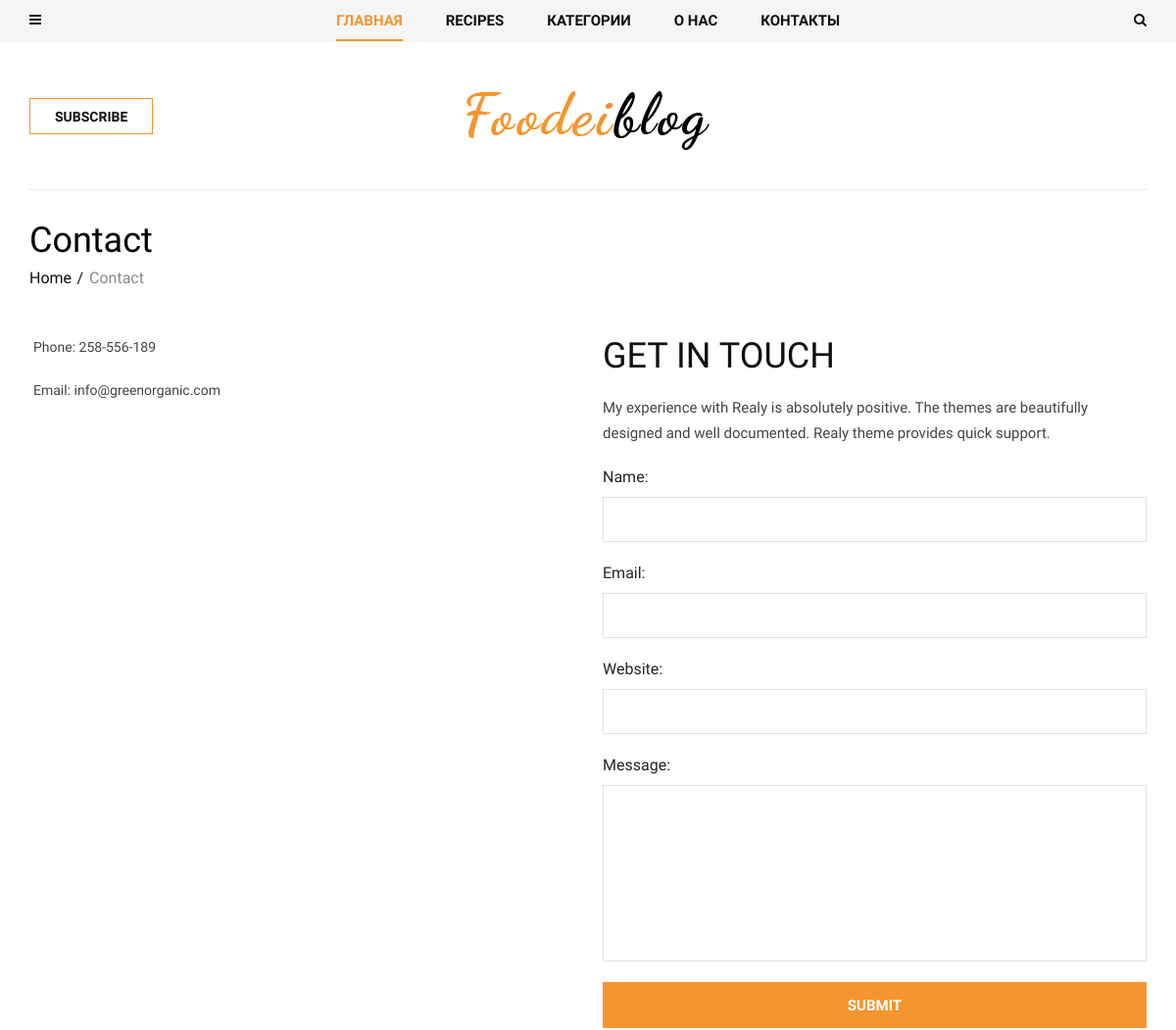
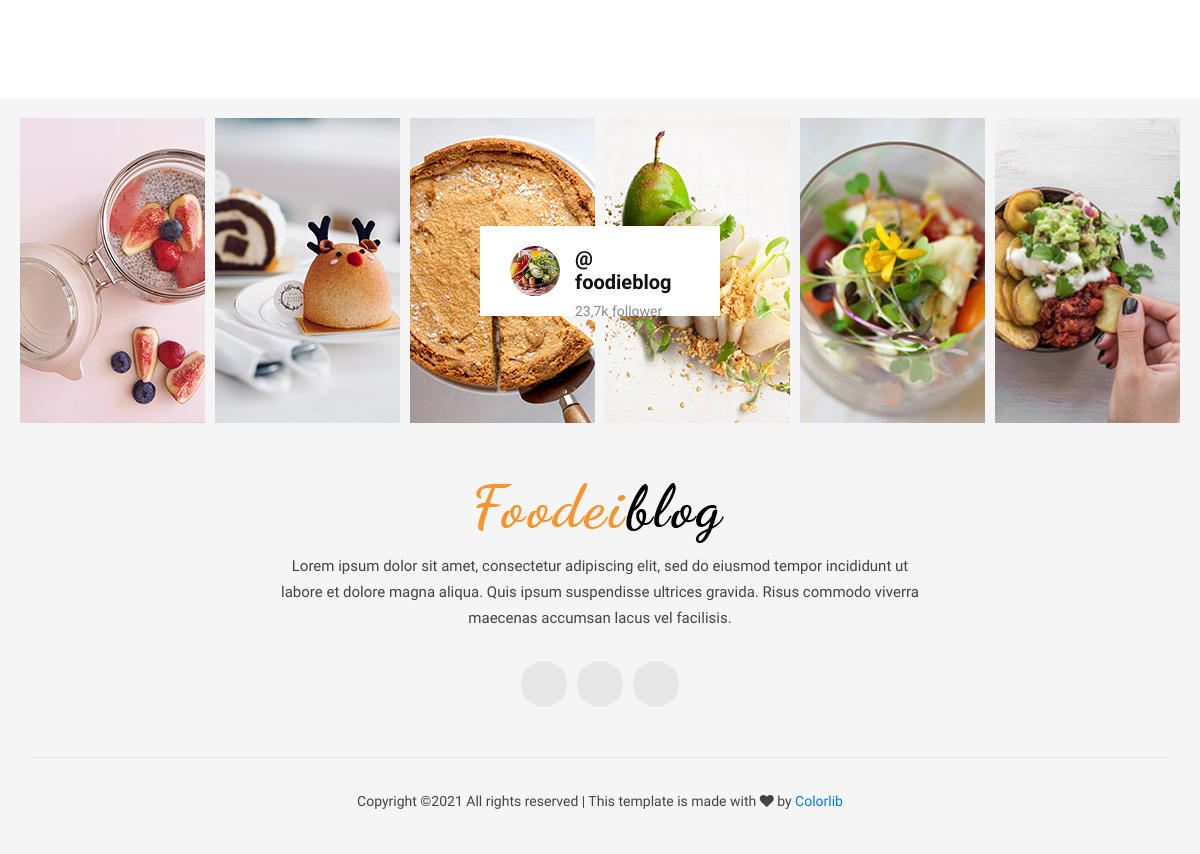
/contact/contact/, run on the app's committed database (2 pictures, top to bottom).
### contact/models.py (models this page shows, shortened)
class ContactLink(models.Model):
    icon = models.FileField(upload_to='icons')
    name = models.CharField(max_length=200)

### contact/views.py (the view)
# urls.py: path('contact/', ContactView.as_view(), name='contact'),
class ContactView(View):
    def get(self, request):
        contacts = ContactLink.objects.all()
        form = ContactForm()
        return render(request, 'contact/contact.html',
                      {'contacts': contacts, 'form': form, })

### contact/forms.py
class ContactForm(forms.ModelForm):
    class Meta:
        model = ContactModel
        fields = '__all__'

### blog/models.py (called while the page is built)
    def get_absolute_url(self):
        return reverse('post_single', kwargs={'slug': self.category.slug,
                                              'post_slug': self.slug})

### blog/templatetags/menu_tags.py (called while the page is built)
def get_all_categories():
    return Category.objects.all()

@register.inclusion_tag('blog/include/tags/top_menu.html')
def get_categories():
    categories = get_all_categories()
    return {'list_category': categories}

@register.inclusion_tag('blog/include/tags/recipes_tag.html')
def get_last_posts():
    posts = Post.objects.all().select_related('category').order_by('-id')[:5]
    return {'list_last_post': posts}

### contact/templatetags/social_tags.py (called while the page is built)
@register.simple_tag()
def get_social_links():
    return Social.objects.all()

@register.simple_tag()
def get_about():
    return About.objects.last()

### templates/contact/contact.html (shortened to what this page needs)
{% extends 'base.html' %}
{% block content %}
    <section class="contact spad">
        <div class="container">
            <div class="contact__text">
                <div class="row">
                    <div class="col-lg-12">
                        <div class="breadcrumb__text">
                            <h2>Contact</h2>
                            <div class="breadcrumb__option">
                                <a href="{% url 'home' %}">Home</a>
                                <span>Contact</span>
                            </div>
                        </div>
                    </div>
                </div>
                <div class="row">
                    <div class="col-lg-6 col-md-6">
                        <div class="contact__widget">
                            <ul>
                                {% for contact in contacts %}
                                    <li>
                                        <span>{{ contact.name }}</span>
                                    </li>
                                {% endfor %}
                            </ul>
                        </div>
                    </div>
                    <div class="col-lg-6 col-md-6">
                        <div class="contact__form">
                            <div class="contact__form__title">
                                <h2>gET IN TOUCH</h2>
                                <p>My experience with Realy is absolutely
                                    positive. The themes are beautifully
                                    designed
                                    and well documented. Realy theme provides
                                    quick support.</p>
                            </div>
                            <form action="{% url 'feedback' %}" method="post">
                                {{ form }}
                                <button type="submit" class="site-btn">Submit
                                </button>
                            </form>
                        </div>
                    </div>
                </div>
            </div>
        </div>
    </section>
{% endblock content %}

### templates/blog/footer.html (shortened to what this page needs)
{% load static social_tags cache %}
{% cache 5000 footer %}
<footer class="footer">
    <div class="container-fluid">
        <div class="footer__instagram">
            <div class="footer__instagram__avatar">
                <div class="footer__instagram__avatar--pic">
                    <img src="{% static 'img/footer/instagram-avatar.jpg' %}"
                         alt="">
                </div>
                <div class="footer__instagram__avatar--text">
                    <h5>@ foodieblog</h5>
                    <span>23,7k follower</span>
                </div>
            </div>
            <div class="row">
                <div class="col-lg-2 col-md-2 col-sm-4 col-6">
                    <div class="footer__instagram__item set-bg"
                         data-setbg="{% static 'img/footer/ip-1.jpg' %}"></div>
                </div>
                <div class="col-lg-2 col-md-2 col-sm-4 col-6">
                    <div class="footer__instagram__item set-bg"
                         data-setbg="{% static 'img/footer/ip-2.jpg' %}"></div>
                </div>
                <div class="col-lg-2 col-md-2 col-sm-4 col-6">
                </div>
                <div class="col-lg-2 col-md-2 col-sm-4 col-6">
                </div>
                <div class="col-lg-2 col-md-2 col-sm-4 col-6">
                    <div class="footer__instagram__item set-bg"
                         data-setbg="{% static 'img/footer/ip-5.jpg' %}"></div>
                </div>
                <div class="col-lg-2 col-md-2 col-sm-4 col-6">
                    <div class="footer__instagram__item set-bg"
                         data-setbg="{% static 'img/footer/ip-6.jpg' %}"></div>
                </div>
            </div>
        </div>
    </div>
    <div class="container">
        <div class="row">
            <div class="col-lg-12">
                <div class="footer__text">
                    <div class="footer__logo">
                        <a href="#"><img src="{% static 'img/logo.png' %}"
                                         alt=""></a>
                    </div>
                    <p>Lorem ipsum dolor sit amet, consectetur adipiscing elit,
                        sed do eiusmod tempor incididunt
                        ut<br/> labore et dolore magna aliqua. Quis ipsum
                        suspendisse ultrices gravida. Risus
                        commodo viverra<br/> maecenas accumsan lacus vel
                        facilisis. </p>
                    <div class="footer__social">
                        {% get_social_links as social_links %}
                        <div class="about__right__text__social">
                            {% for item in social_links %}
                                <a href="{{ item.link }}"><img
                                        alt=""></a>
                            {% endfor %}
                        </div>
                    </div>
                </div>
                <div class="footer__copyright">
                    <p>
                        Copyright &copy;<script>document.write(new Date().getFullYear());</script>
                        All rights reserved | This template is made with <i
                            class="fa fa-heart" aria-hidden="true"></i> by <a
                            href="https://colorlib.com" target="_blank">Colorlib</a>
                    </p>
                </div>
            </div>
        </div>
    </div>
</footer>
{% endcache footer %}

### static/css/style.css (style rules this page uses)
html, body { height: 100%; font-family: "Nunito Sans", sans-serif; -webkit-font-smoothing: antialiased; }
h1, h2, h3, h4, h5, h6 { margin: 0; color: #111111; font-weight: 400; font-family: "Unna", serif; }
h2 { font-size: 36px; }
h5 { font-size: 18px; }
p { font-size: 14px; font-family: "Nunito Sans", sans-serif; color: #444444; font-weight: 400; line-height: 26px; margin: 0 0 15px 0; }
img { max-width: 100%; }
ul, ol { padding: 0; margin: 0; }
.set-bg { background-repeat: no-repeat; background-size: cover; background-position: top center; }
.spad { padding-top: 100px; padding-bottom: 100px; }
.site-btn { font-size: 15px; color: #ffffff; font-weight: 800; text-transform: uppercase; display: inline-block; padding: 13px 26px 12px; background: #f4952f; border: none; }
.breadcrumb__text { margin-bottom: 46px; }
.breadcrumb__text h2 { color: #000000; margin-bottom: 5px; }
.breadcrumb__text .breadcrumb__option a { display: inline-block; font-size: 16px; color: #111111; margin-right: 14px; position: relative; }
.breadcrumb__text .breadcrumb__option a:after { position: absolute; right: -12px; top: 0; content: "/"; }
.breadcrumb__text .breadcrumb__option span { font-size: 16px; color: #888888; }
.footer { background: #f5f5f5; padding-top: 20px; }
.footer__instagram { padding-left: 15px; padding-right: 15px; position: relative; }
.footer__instagram__item { height: 305px; margin-right: -10px !important; margin-left: -10px !important; margin-bottom: 10px; }
.footer__instagram__avatar { display: inline-block; padding: 20px 30px; background: #ffffff; position: absolute; height: 90px; width: 240px; left: 50%; top: 50%; -webkit-transform: translate(-120px, -50px); -ms-transform: translate(-120px, -50px); transform: translate(-120px, -50px); z-index: 1; }
.footer__instagram__avatar .footer__instagram__avatar--pic { float: left; margin-right: 15px; }
.footer__instagram__avatar .footer__instagram__avatar--pic img { height: 50px; width: 50px; border-radius: 50%; }
.footer__instagram__avatar .footer__instagram__avatar--text { overflow: hidden; }
.footer__instagram__avatar .footer__instagram__avatar--text h5 { font-size: 20px; color: #111111; font-weight: 700; margin-bottom: 5px; }
.footer__instagram__avatar .footer__instagram__avatar--text span { font-size: 14px; color: #888888; }
.footer__text { padding: 50px 0; text-align: center; }
.footer__text .footer__logo { margin-bottom: 10px; }
.footer__text .footer__logo a { display: inline-block; }
.footer__text p { font-size: 15px; margin-bottom: 30px; }
.footer__text .footer__social a { display: inline-block; font-size: 16px; color: #111111; height: 46px; width: 46px; background: #e7e7e7; border-radius: 50%; line-height: 46px; text-align: center; -webkit-transition: all, 0.3s; -o-transition: all, 0.3s; transition: all, 0.3s; margin-right: 6px; }
.footer__text .footer__social a:last-child { margin-right: 0; }
.footer__copyright { font-size: 15px; color: #444444; border-top: 1px solid #e1e1e1; text-align: center; padding: 30px 0 25px; }
.contact { padding-top: 0; }
.contact__text { padding-top: 30px; border-top: 1px solid #ebebeb; }
.contact__widget ul li { list-style: none; margin-bottom: 20px; }
.contact__widget ul li span { display: inline-block; font-size: 14px; color: #444444; }
.contact__form .contact__form__title h2 { text-transform: uppercase; margin-bottom: 18px; }
.contact__form .contact__form__title p { font-size: 15px; margin-bottom: 20px; }
.contact__form form input { height: 46px; width: 100%; background: transparent; border: 1px solid #e1e1e1; font-size: 14px; color: #444444; padding-left: 20px; margin-bottom: 20px; }
.contact__form form textarea { height: 180px; width: 100%; background: transparent; border: 1px solid #e1e1e1; font-size: 14px; color: #444444; padding-top: 12px; padding-left: 20px; margin-bottom: 14px; resize: none; }
.contact__form form button { width: 100%; }
@media only screen and (min-width: 1200px) { .container { max-width: 1170px; } }

### data on the page
ContactLink: name "Phone: 258-556-189"
ContactLink: name "Email: info@greenorganic.com"
